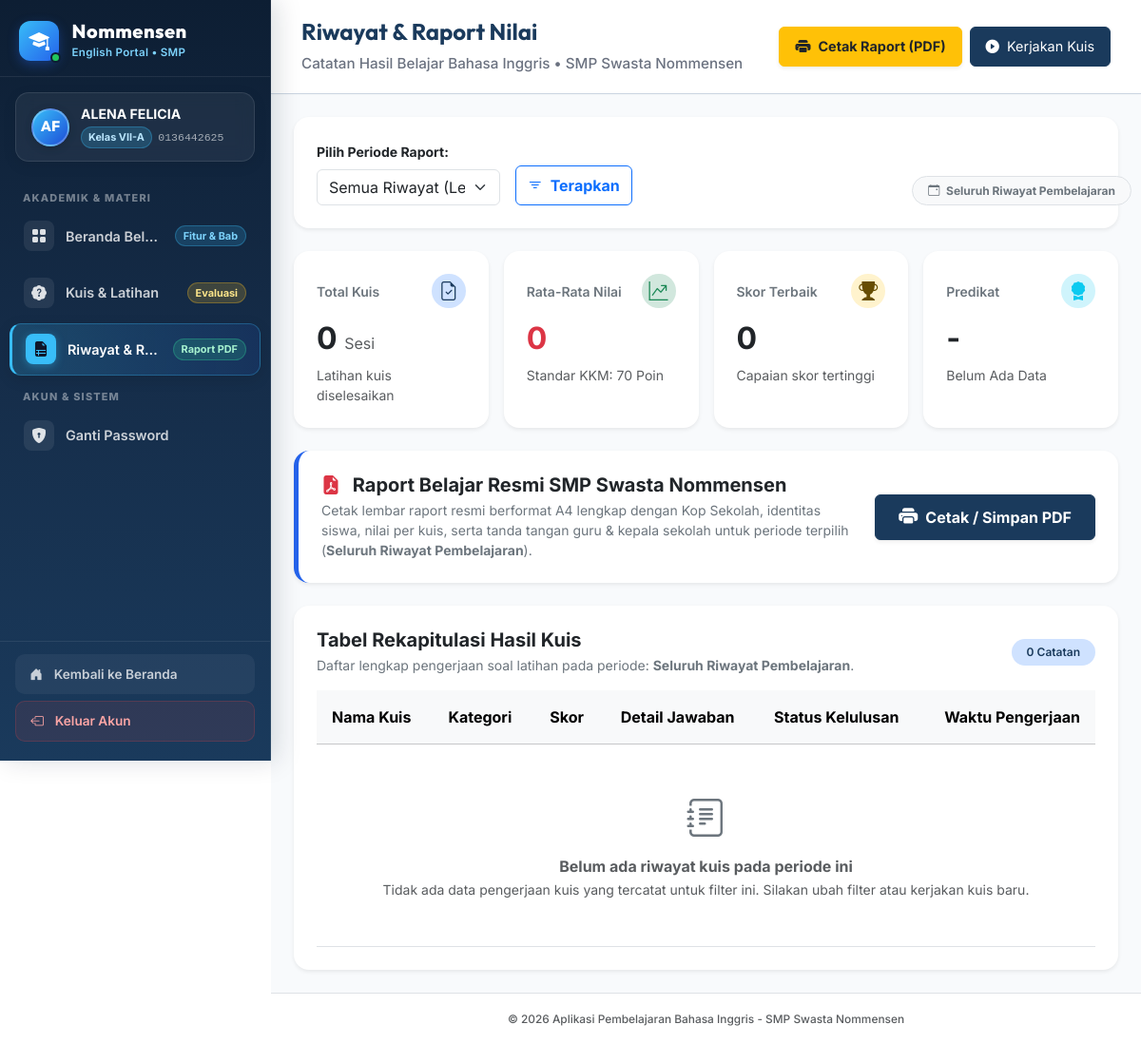
The app's page /siswa/riwayat.php (signed in), older data.
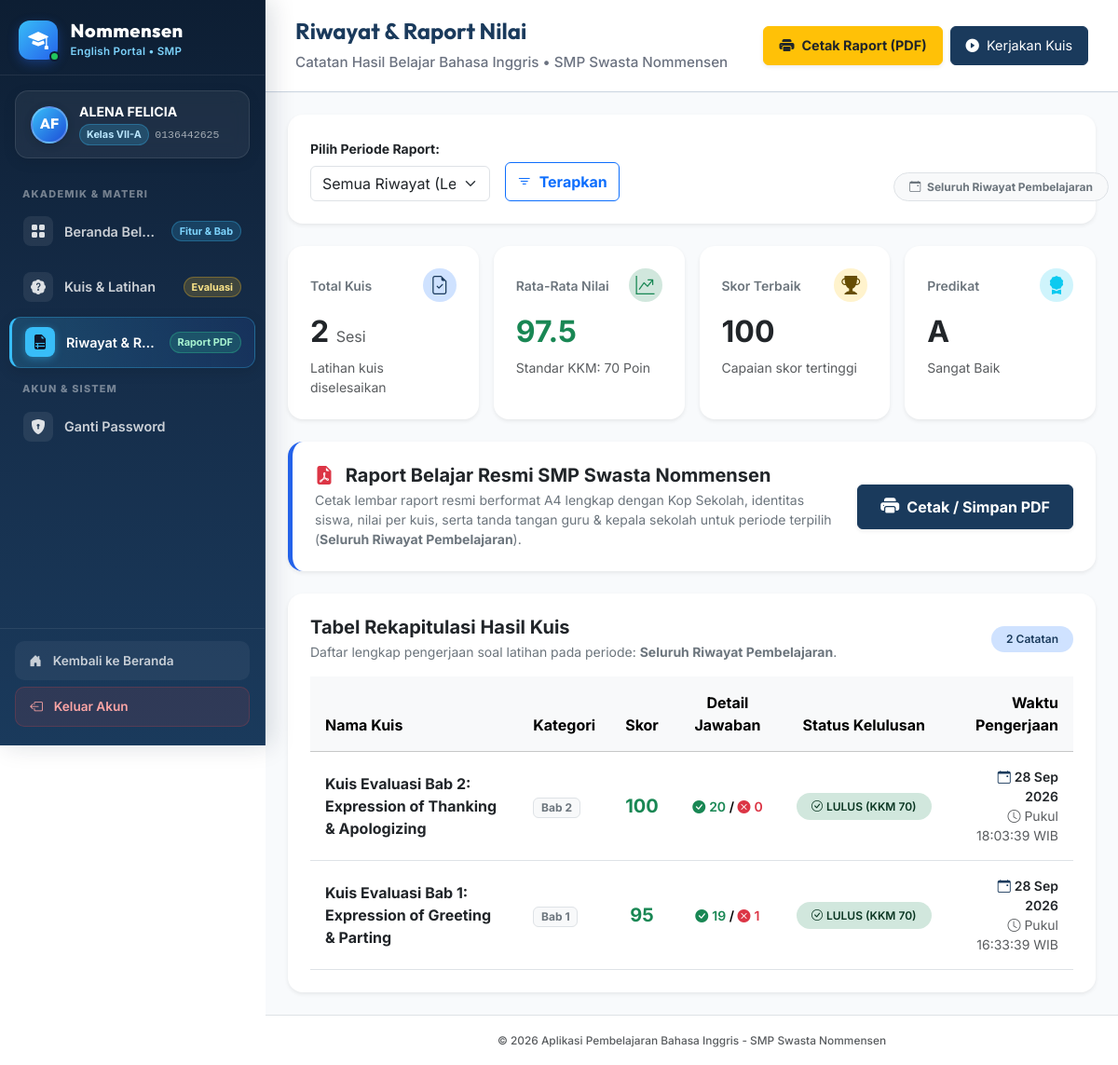
The same page, newer data.
### tables this page shows
CREATE TABLE `tb_hasil` (
  `id_hasil` int(11) NOT NULL AUTO_INCREMENT,
  `id_siswa` int(11) NOT NULL,
  `id_kuis` int(11) NOT NULL,
  `skor` int(11) NOT NULL,
  `jumlah_benar` int(11) NOT NULL,
  `jumlah_salah` int(11) NOT NULL,
  `waktu_selesai` timestamp NOT NULL DEFAULT current_timestamp(),
  PRIMARY KEY (`id_hasil`),
  KEY `id_siswa` (`id_siswa`),
  KEY `id_kuis` (`id_kuis`),
  CONSTRAINT `tb_hasil_ibfk_1` FOREIGN KEY (`id_siswa`) REFERENCES `tb_siswa` (`id_siswa`) ON DELETE CASCADE,
  CONSTRAINT `tb_hasil_ibfk_2` FOREIGN KEY (`id_kuis`) REFERENCES `tb_kuis` (`id_kuis`) ON DELETE CASCADE
);

CREATE TABLE `tb_kuis` (
  `id_kuis` int(11) NOT NULL AUTO_INCREMENT,
  `judul_kuis` varchar(150) NOT NULL,
  `kategori_materi` varchar(50) NOT NULL,
  `waktu_pengerjaan` int(11) NOT NULL,
  `id_materi` int(11) DEFAULT NULL,
  `nilai_lulus` int(11) DEFAULT 70,
  `created_at` timestamp NOT NULL DEFAULT current_timestamp(),
  `id_guru` int(11) DEFAULT NULL,
  PRIMARY KEY (`id_kuis`),
  KEY `id_guru` (`id_guru`),
  KEY `id_materi` (`id_materi`),
  CONSTRAINT `tb_kuis_ibfk_1` FOREIGN KEY (`id_guru`) REFERENCES `tb_guru` (`id_guru`) ON DELETE SET NULL,
  CONSTRAINT `tb_kuis_ibfk_2` FOREIGN KEY (`id_materi`) REFERENCES `tb_materi` (`id_materi`) ON DELETE SET NULL
);

### siswa/riwayat.php (the view, shortened to what the rows shown need)
<?php
require_once '../config.php';
$id_siswa = $_SESSION['siswa_id'];
$where_clause = " WHERE h.id_siswa = :id_siswa";
$params = ['id_siswa' => $id_siswa];
try {
    $sql_history = "
        SELECT h.*, k.judul_kuis, k.kategori_materi
        FROM tb_hasil h
        JOIN tb_kuis k ON h.id_kuis = k.id_kuis
        {$where_clause}
        ORDER BY h.waktu_selesai DESC
    ";
    $stmt_history = $pdo->prepare($sql_history);
    $stmt_history->execute($params);
    $history = $stmt_history->fetchAll();
} catch (PDOException $e) {
    die("Gagal mengambil riwayat kuis: " . $e->getMessage());
}
require_once '../includes/header.php';
require_once '../includes/sidebar.php';
?>
<main class="siswa-main">
    <header class="siswa-header">
        <div>
            <h1>Riwayat &amp; Raport Nilai</h1>
        </div>
    </header>
    <div class="siswa-content container-fluid px-3 px-md-4 py-4">
        <div class="card border-0 shadow-sm rounded-4 bg-white p-3 p-md-4">
            <div class="table-responsive">
                <table class="table table-hover align-middle mb-0">
                    <thead class="table-light">
                        <tr>
                            <th class="py-3 px-3">Nama Kuis</th>
                            <th class="py-3 px-3">Kategori</th>
                            <th class="py-3 px-3 text-center">Skor</th>
                            <th class="py-3 px-3 text-center">Detail Jawaban</th>
                            <th class="py-3 px-3 text-center">Status Kelulusan</th>
                            <th class="py-3 px-3 text-end">Waktu Pengerjaan</th>
                        </tr>
                    </thead>
                    <tbody>
                        <?php if (empty($history)): ?>
                            <tr>
                                <td colspan="6" class="text-center text-muted py-5">
                                    <i class="bi bi-journal-text fs-1 text-secondary d-block mb-2"></i>
                                    <strong class="d-block">Belum ada riwayat kuis pada periode ini</strong>
                                    <span class="small">Tidak ada data pengerjaan kuis yang tercatat untuk filter ini. Silakan ubah filter atau kerjakan kuis baru.</span>
                                </td>
                            </tr>
                        <?php else: ?>
                            <?php foreach ($history as $row): ?>
                                <?php
                                $is_passed = $row['skor'] >= 70;
                                ?>
                                <tr>
                                    <td class="py-3 px-3 fw-bold text-dark">
                                        <?= htmlspecialchars($row['judul_kuis']) ?>
                                    </td>
                                    <td class="py-3 px-3">
                                        <span class="badge bg-light text-secondary border">
                                            <?= htmlspecialchars($row['kategori_materi'] ?? 'Semester 1') ?>
                                        </span>
                                    </td>
                                    <td class="py-3 px-3 text-center fw-bold fs-5 <?= $is_passed ? 'text-success' : 'text-danger' ?>">
                                        <?= $row['skor'] ?>
                                    </td>
                                    <td class="py-3 px-3 text-center small fw-semibold">
                                        <span class="text-success"><i class="bi bi-check-circle-fill me-1"></i><?= $row['jumlah_benar'] ?></span> /
                                        <span class="text-danger"><i class="bi bi-x-circle-fill me-1"></i><?= $row['jumlah_salah'] ?></span>
                                    </td>
                                    <td class="py-3 px-3 text-center">
                                        <?php if ($is_passed): ?>
                                            <span class="badge bg-success-subtle text-success-emphasis py-2 px-3 rounded-pill fw-semibold">
                                                <i class="bi bi-check-circle me-1"></i>LULUS (KKM 70)
                                            </span>
                                        <?php else: ?>
                                            <span class="badge bg-danger-subtle text-danger py-2 px-3 rounded-pill fw-semibold">
                                                <i class="bi bi-x-circle me-1"></i>BELUM LULUS
                                            </span>
                                        <?php endif; ?>
                                    </td>
                                    <td class="py-3 px-3 text-end small">
                                        <div class="fw-semibold text-dark"><i class="bi bi-calendar-event text-primary me-1"></i><?= date('d M Y', strtotime($row['waktu_selesai'])) ?></div>
                                        <div class="text-muted"><i class="bi bi-clock me-1"></i>Pukul <?= date('H:i:s', strtotime($row['waktu_selesai'])) ?> WIB</div>
                                    </td>
                                </tr>
                            <?php endforeach; ?>
                        <?php endif; ?>
                    </tbody>
                </table>
            </div>
        </div>
    </div>
<?php require_once '../includes/footer.php'; ?>

Row changes from the older to the newer data that the page shows:
added tb_hasil: id_kuis.judul_kuis "Kuis Evaluasi Bab 2: Expression of Thanking & Apologizing", id_kuis.kategori_materi "Bab 2", skor "100", jumlah_benar "20", jumlah_salah "0", shows "LULUS (KKM 70)", waktu_selesai "28 Sep 2026", waktu_selesai "18:03:39"
added tb_hasil: id_kuis.judul_kuis "Kuis Evaluasi Bab 1: Expression of Greeting & Parting", id_kuis.kategori_materi "Bab 1", skor "95", jumlah_benar "19", jumlah_salah "1", shows "LULUS (KKM 70)", waktu_selesai "28 Sep 2026", waktu_selesai "16:33:39"
Text that changed along with them:
$total_kuis: "0" → "2"
$rata_rata: "0" → "97.5"
$nilai_terbaik: "0" → "100"
$predikat: "-" → "A"
$predikat_label: "Belum Ada Data" → "Sangat Baik"
count($history): "0" → "2"
text no longer shown: "Belum ada riwayat kuis pada periode ini Tidak ada data pengerjaan kuis yang tercatat untuk filter ini. Silakan ubah filter atau kerjakan kuis baru."
